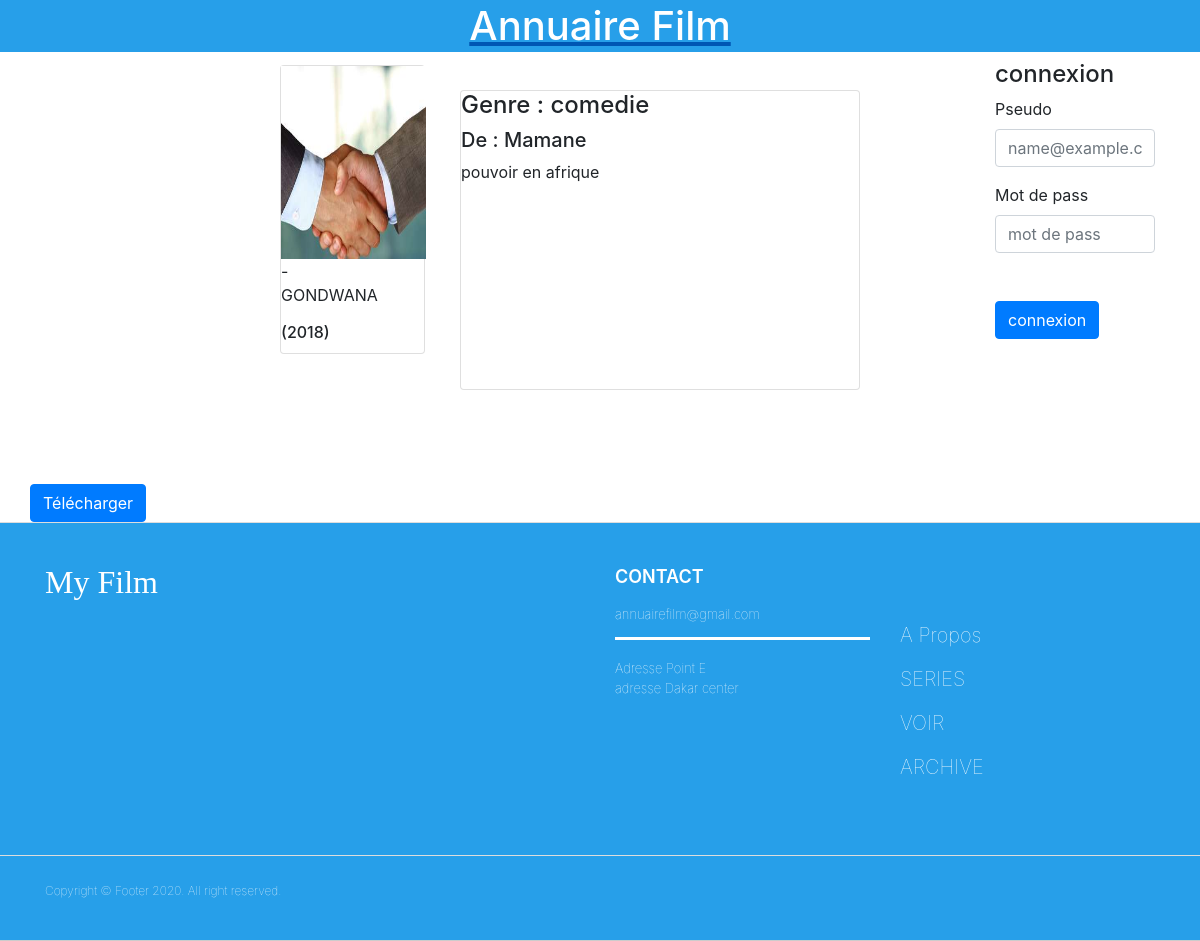
Page /singulier.php?rout=miniatures/27946.jpg&ib=4 on the committed database.
### tables this page shows
CREATE TABLE `film` (
  `id_f` int(255) NOT NULL,
  `titre_f` varchar(255) NOT NULL,
  `annee` varchar(255) NOT NULL,
  `description` text NOT NULL,
  `realisateur` varchar(255) NOT NULL,
  `genre` varchar(255) NOT NULL,
  `image_f` varchar(255) NOT NULL
);

### singulier.php (the view, shortened to what this page needs)
<!DOCTYPE html>
<html lang="fr">
<head>
    <link rel="stylesheet" href="pt.css">
    <link rel="stylesheet" href="https://stackpath.bootstrapcdn.com/bootstrap/4.4.1/css/bootstrap.min.css">
</head>
<body>
     <div class="main">
     <a href="index.php"><h1 align="center" >Annuaire Film</h1></a>
         <div class="container">
         <div class="row">
             <div class="col-lg-2 col-md-2 zonedesc">
             </div>
             <div class="col-lg-8 col-md-8 zonefilm">
                 <ul class="d-flex flex-wrap">
                     <?php
                        function card( $titre,$annee,$urlfoto)
          {
              echo '<li><div class="card">
                <img src="'.$urlfoto.'" alt="">-
                 <p>'.$titre.'</p>
                 <h6>('.$annee.')</h4>
              </div></li>';
          }
                         function description( $genre,$relisateur,$descrip)
          {
              echo '<li>
                      <div class="card" id="desc">
                         <h4><span>Genre</span> : '.$genre.'</h4>
                         <h5><span>De</span> : '.$relisateur.'</h5>
                         <p>'.$descrip.'</p>
                      </div>
                     </li>';
          }
                            include 'connec.php';
                        $rep = $bdd->prepare('SELECT * FROM film WHERE image_f = :rout');
                        $rep->execute(array(
                                            'rout'=>$_GET['rout']
                        ));
                        while ($elemt = $rep->fetch())
                        {
                            card($elemt['titre_f'],$elemt['annee'],$elemt['image_f']);
                            description($elemt['genre'],$elemt['realisateur'],$elemt['description']);
                        }
                       ?>
                 </ul>
             </div>
             <div class="col-lg-2 col-md-2 zonelogin">
                 <h4>connexion</h4>
                 <form method="post" action="acces.php">
                    <div class="form-group">
                        <label for="exampleFormControlInput1">Pseudo</label>
                        <input type="text" name="pseudo" class="form-control" id="exampleFormControlInput1" placeholder="name@example.com">
                    </div>
                    <div class="form-group">
                        <label for="exampleFormControlInput1">Mot de pass</label>
                        <input type="password" name="mdp" class="form-control" id="exampleFormControlInput1" placeholder="mot de pass">
                        <button type="submit" name="acces" class="btn btn-primary mt-5">connexion</button>
                    </div>
                 </form>
             </div>
         </div>
         <div class="row">
             <div class="col-md-6">
                <?php
                    include ('connec.php');
                    $rep2 = $bdd->prepare('SELECT * FROM film as f INNER JOIN video as v ON v.id_miniature = :ib LIMIT 0 ,1');
                    $rep2->execute(array(
                                            'ib'=>$_GET['ib']
                        ));
                    while($chem = $rep2->fetch())
                    {?>
                 <a href="<?php echo $chem['video_f']; ?>" name="acces" class="btn btn-primary mt-5">Télécharger</a>
                 <?php
             }
             ?>
             </div>
         </div>
        </div>
     </div>
     <div class="footer" id="footer">
        <div class="container">
            <div class="row">
                <div class="col-lg-6 col-md-6 col-sm-6 col-xs-6">
                    <h4> My Film</h4>
                </div>
                <div class="col-lg-3 col-sm-2 col-xs-3">
                    <h3> Contact </h3>
                    <ul>
                        <li><a class="email"href="#"> annuairefilm@gmail.com </a></li>
                        <br/>
                        <li> <p> Adresse Point E </p> </li>
                        <li> <p> adresse Dakar center </p> </li>
                    </ul>
                </div>
                <div class="col-lg-3 col-sm-2 col-xs-3">
                    <ul>
                        <li> <h5> <a href="#" style="margin-top: 5em"> A Propos</a> <h5></li>
                        <li> <h5><a href="#"> SERIES </a> <h5></li>
                        <li> <h5><a href="#"> VOIR </a> <h5></li>
                        <li> <h5><a href="#"> ARCHIVE </a> <h5></li>
                    </ul>
                </div>
        </div>
    </div>
    <div class="footer-bottom">
        <div class="container">
            <p class="pull-left copyright"> Copyright © Footer 2020. All right reserved. </p>
        </div>
    </div>
</body>
</html>

### pt.css (style rules this page uses)
h1 { border: solid 2px #279fe9; background-color:#279fe9 ; color: white; }
.footer { background: #279fe9; height: auto; padding-bottom: 30px; position: relative; width: 100%; border-bottom: 1px solid #CCCCCC; border-top: 1px solid #DDDDDD; }
.footer p { margin: 0; }
.footer h3 { color: white; font-size: 18px; font-weight: 600; line-height: 27px; padding: 40px 0 0px; text-transform: uppercase; margin-bottom: 15px; }
.footer h4 { color: white; font-size: 2em; font-weight: 600; line-height: 38px; padding: 40px 0 10px; font-family: cursive; font-weight: lighter }
.footer ul { font-size: 13px; list-style-type: none; margin-left: 0; padding-left: 0; margin-top: 0px; color: #7F8C8D; padding: 0 0 8px 0; }
.email { border-bottom: 3px solid #fff; }
.footer ul li a { padding: 0 0 12px 0; display: block; }
.footer a { color: white; font-weight: lighter; }
.footer p { color: white; font-weight: lighter; font-size: }
.footer-bottom { margin-top: 2em; border-top: 1px solid #DDDDDD; padding-top: 20px; padding-bottom: 10px; }
.footer-bottom p.pull-left { padding-top: 6px; font-size: 0.75em }

### singulier.php (style rules this page uses)
.card { width: 145px; height: 289px; margin: 5px; }
#desc { width: 400px; height: 300px; margin: 30px; }
img { width: 145px; height: 193px; }
li { list-style: none; }

### rows in the picture
film: image_f (picture), titre_f "GONDWANA", annee "2018", genre "comedie", realisateur "Mamane", description "pouvoir en afrique"
